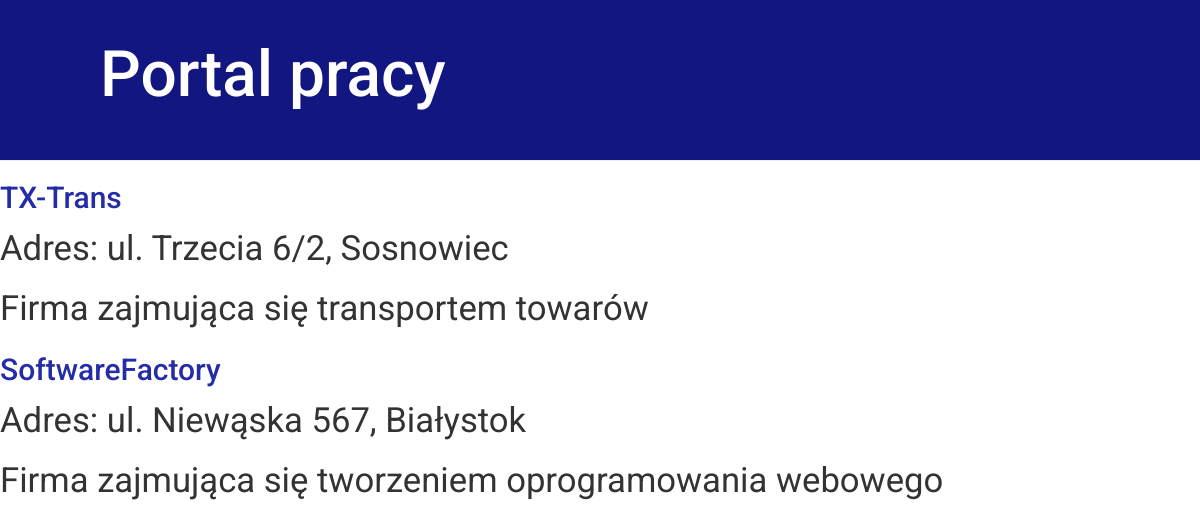
Page /pracodawcy/ on the committed database.
### mainapp/models.py (models this page shows, shortened)
class Przedsiebiorstwo(models.Model):
    verbose_name_plural = "Przedsiebiorstwa"
    nazwa = models.CharField(max_length = 100)
    adres = models.CharField(max_length = 100)
    opis = models.CharField(max_length = 100)

### mainapp/views.py (the view)
# urls.py: path('pracodawcy/', views.pracodawcy, name = 'pracodawcy'),
def pracodawcy(request):
    listaPrzedsiebiorstw = Przedsiebiorstwo.objects.all()
    return render(request, 'pracodawcy.html' , {'listaPrzedsiebiorstw' : listaPrzedsiebiorstw})

### mainapp/templates/pracodawcy.html (shortened to what this page needs)
{% extends "home.html" %}
{% block body_content %}
    <div>
        {% for przedsiebiorstwo in listaPrzedsiebiorstw %}
                <div class = "plus">
                    <h2><a href="{% url 'pracodawcy' %}">{{ przedsiebiorstwo.nazwa }}</a></h2>
                </div>
            <p>Adres: {{ przedsiebiorstwo.adres }}</p>
            <p>{{ przedsiebiorstwo.opis }}</p>
        {% endfor %}
    </div>
    {% endblock %}

### static/css/mainapp.css (style rules this page uses)
h1 a, h2 a { color: #252CA7; }
body { font-family: 'Roboto'; }

### rows in the picture
Przedsiebiorstwo: nazwa "TX-Trans", adres "ul. Trzecia 6/2, Sosnowiec", opis "Firma zajmująca się transportem towarów"
Przedsiebiorstwo: nazwa "SoftwareFactory", adres "ul. Niewąska 567, Białystok", opis "Firma zajmująca się tworzeniem oprogramowania webowego"
